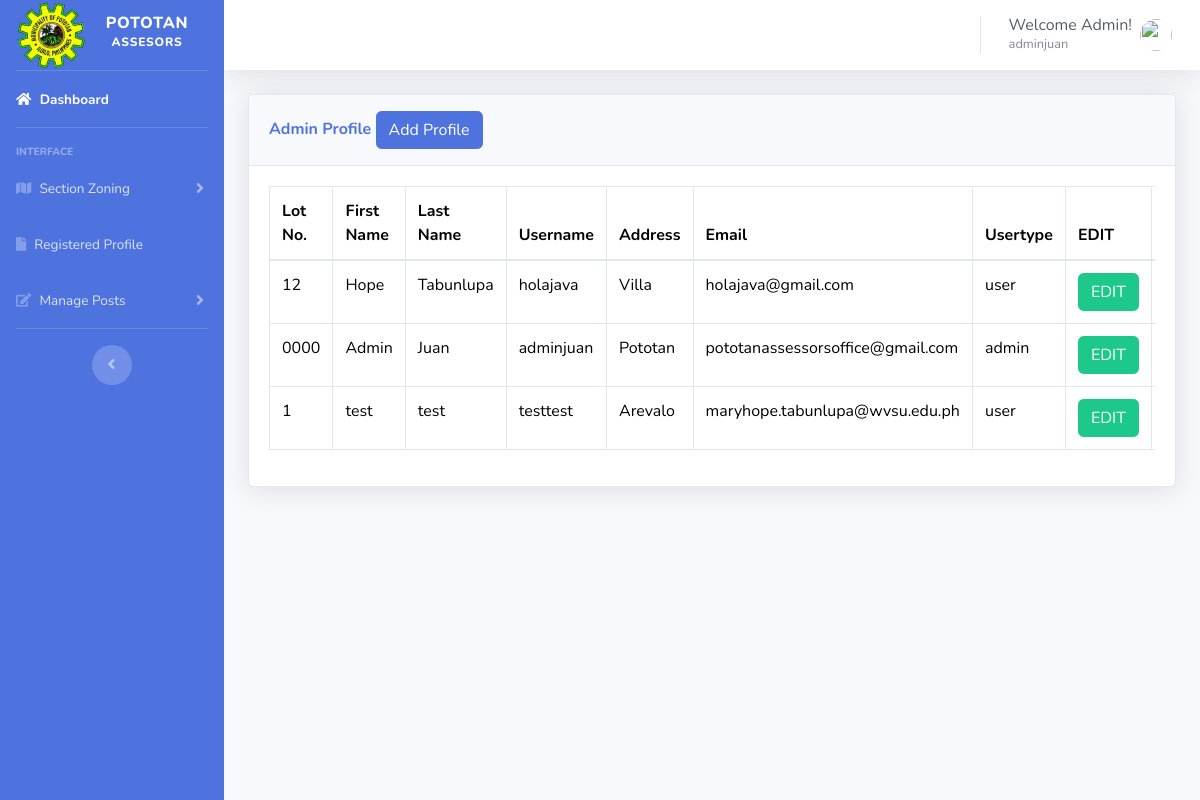
/register.php (signed in), run on the app's committed database.
### tables this page shows
CREATE TABLE `register` (
  `id` int(11) NOT NULL,
  `fname` varchar(50) DEFAULT NULL,
  `lname` varchar(50) DEFAULT NULL,
  `username` varchar(50) DEFAULT NULL,
  `address` varchar(50) DEFAULT NULL,
  `lot_no` varchar(50) DEFAULT NULL,
  `email` varchar(100) DEFAULT NULL,
  `password` varchar(100) DEFAULT NULL,
  `usertype` varchar(50) DEFAULT NULL,
  `verify_token` varchar(200) DEFAULT NULL,
  `verify_status` tinyint(2) DEFAULT 0 COMMENT '1=yes, 0=no'
);

### register.php (the view, shortened to what this page needs)
<?php
include('includes/header.php');
include('includes/navbar.php');
?>
</div>
<div class="container-fluid">
<?php if (!isset($_GET['print'])) { ?>
  <div class="row my-3 justify-content-center  print-hide">
  <div class="col-lg-12">
            <div class="card shadow mb-4">
                <div class="card-header py-3">
      <h6 class="m-0 font-weight-bold text-primary"> Admin Profile
        <button type="button" class="btn btn-primary" data-toggle="modal" data-target="#addadminprofile"> Add Profile
        </button>
      </h6>
    </div>
    <div class="card-body">
      <div class="table-responsive">
        <?php
        $query = "SELECT * FROM register";
        $query_run = mysqli_query($connection, $query);
        ?>
        <table class="table table-bordered" id="dataTable" width="100%" cellspacing="0">
          <thead>
            <tr>
              <th>Lot No.</th>
              <th>First Name</th>
              <th>Last Name</th>
              <th>Username</th>
              <th>Address</th>
              <th>Email</th>
              <th>Usertype</th>
              <th>EDIT</th>
              <th>DELETE</th>
            </tr>
          </thead>
          <tbody>
            <?php
            if (mysqli_num_rows($query_run) > 0) {
              while ($row = mysqli_fetch_assoc($query_run)) {
                ?>
                <tr>
                  <td>
                    <?php echo $row['lot_no']; ?>
                  </td>
                  <td>
                    <?php echo $row['fname']; ?>
                  </td>
                  <td>
                    <?php echo $row['lname']; ?>
                  </td>
                  <td>
                    <?php echo $row['username']; ?>
                  </td>
                  <td>
                    <?php echo $row['address']; ?>
                  </td>
                  <td>
                    <?php echo $row['email']; ?>
                  </td>
                  <td>
                    <?php echo $row['usertype']; ?>
                  </td>
                  <td>
                    <form action="register_edit.php" method="POST">
                      <button type="submit" name="edit_btn" class="btn btn-success">EDIT</button>
                    </form>
                  </td>
                  <td>
                  </td>
                </tr>
                <?php
              }
            } else {
              echo "No Record Found";
            }
            ?>
          </tbody>
        </table>
      </div>
    </div>
  </div>
</div>
<?php } ?>

### includes/navbar.php (style rules this page uses)
th { color: black; }
td { color: black; }

### data on the page
register: lot_no "12", fname "Hope", lname "Tabunlupa", username "holajava", address "Villa", email "holajava@gmail.com", usertype "user"
register: lot_no "0000", fname "Admin", lname "Juan", username "adminjuan", address "Pototan", email "pototanassessorsoffice@gmail.com", usertype "admin"
register: lot_no "1", fname "test", lname "test", username "testtest", address "Arevalo", email "maryhope.tabunlupa@wvsu.edu.ph", usertype "user"

### other printed values
$_SESSION['username'] "adminjuan"
